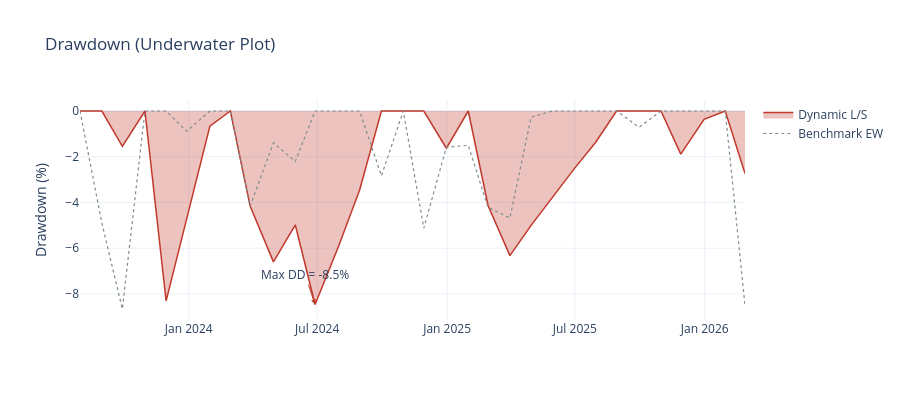

The notebook cell this image was saved under:
### Markdown cell above
## 7 · Drawdown (Underwater)

### Code cell
from analytics.performance import drawdown_series

dd_dyn = drawdown_series(df['dynamic_net_20bp']) * 100
dd_bch = drawdown_series(df['benchmark_ew']) * 100

fig = go.Figure()
fig.add_trace(go.Scatter(x=dd_dyn.index, y=dd_dyn.values, fill='tozeroy',
                          fillcolor='rgba(192,57,43,0.3)', line=dict(color=PAL['loss'], width=1.5),
                          name='Dynamic L/S'))
fig.add_trace(go.Scatter(x=dd_bch.index, y=dd_bch.values,
                          line=dict(color=PAL['benchmark'], width=1.2, dash='dot'),
                          name='Benchmark EW'))
min_idx = dd_dyn.idxmin()
fig.add_annotation(x=min_idx, y=dd_dyn.min(),
                   text=f'Max DD = {dd_dyn.min():.1f}%',
                   arrowhead=2, arrowcolor=PAL['loss'])
fig.update_layout(title='Drawdown (Underwater Plot)', yaxis_title='Drawdown (%)', height=400)
fig

### Figure 1 — Plotly figure (JSON) as saved in the notebook; plotly's stock layout.template omitted (floating-point values rounded to 4 significant figures)
{"data": [{"fill": "tozeroy", "fillcolor": "rgba(192,57,43,0.3)", "line": {"color": "#C0392B", "width": 1.5}, "name": "Dynamic L/S", "type": "scatter", "x": ["2023-07-31T00:00:00", "2023-08-31T00:00:00", "2023-09-29T00:00:00", "2023-10-31T00:00:00", "2023-11-30T00:00:00", "2023-12-29T00:00:00", "2024-01-31T00:00:00", "2024-02-29T00:00:00", "2024-03-28T00:00:00", "2024-04-30T00:00:00", "2024-05-31T00:00:00", "2024-06-28T00:00:00", "2024-07-31T00:00:00", "2024-08-30T00:00:00", "2024-09-30T00:00:00", "2024-10-31T00:00:00", "2024-11-29T00:00:00", "2024-12-31T00:00:00", "2025-01-31T00:00:00", "2025-02-28T00:00:00", "2025-03-31T00:00:00", "2025-04-30T00:00:00", "2025-05-30T00:00:00", "2025-06-30T00:00:00", "2025-07-31T00:00:00", "2025-08-29T00:00:00", "2025-09-30T00:00:00", "2025-10-31T00:00:00", "2025-11-28T00:00:00", "2025-12-31T00:00:00", "2026-01-30T00:00:00", "2026-02-27T00:00:00"], "y": [0.0, 0.0, -1.544, 0.0, -8.3, -4.708, -0.6604, 0.0, -4.157, -6.597, -4.982, -8.463, -5.938, -3.465, 0.0, 0.0, 0.0, -1.626, 0.0, -4.133, -6.325, -5.0, -3.778, -2.532, -1.344, 0.0, 0.0, 0.0, -1.887, -0.3603, 0.0, -2.729]}, {"line": {"color": "#7F8C8D", "dash": "dot", "width": 1.2}, "name": "Benchmark EW", "type": "scatter", "x": ["2023-07-31T00:00:00", "2023-08-31T00:00:00", "2023-09-29T00:00:00", "2023-10-31T00:00:00", "2023-11-30T00:00:00", "2023-12-29T00:00:00", "2024-01-31T00:00:00", "2024-02-29T00:00:00", "2024-03-28T00:00:00", "2024-04-30T00:00:00", "2024-05-31T00:00:00", "2024-06-28T00:00:00", "2024-07-31T00:00:00", "2024-08-30T00:00:00", "2024-09-30T00:00:00", "2024-10-31T00:00:00", "2024-11-29T00:00:00", "2024-12-31T00:00:00", "2025-01-31T00:00:00", "2025-02-28T00:00:00", "2025-03-31T00:00:00", "2025-04-30T00:00:00", "2025-05-30T00:00:00", "2025-06-30T00:00:00", "2025-07-31T00:00:00", "2025-08-29T00:00:00", "2025-09-30T00:00:00", "2025-10-31T00:00:00", "2025-11-28T00:00:00", "2025-12-31T00:00:00", "2026-01-30T00:00:00", "2026-02-27T00:00:00"], "y": [0.0, -4.904, -8.658, 0.0, 0.0, -0.8878, 0.0, 0.0, -4.157, -1.394, -2.206, 0.0, 0.0, 0.0, -2.835, 0.0, -5.124, -1.584, -1.502, -4.219, -4.679, -0.2699, 0.0, 0.0, 0.0, 0.0, -0.7149, 0.0, 0.0, 0.0, 0.0, -8.506]}], "layout": {"annotations": [{"arrowcolor": "#C0392B", "arrowhead": 2, "text": "Max DD = -8.5%", "x": "2024-06-28T00:00:00", "y": -8.463}], "height": 400, "title": {"text": "Drawdown (Underwater Plot)"}, "yaxis": {"title": {"text": "Drawdown (%)"}}}}
